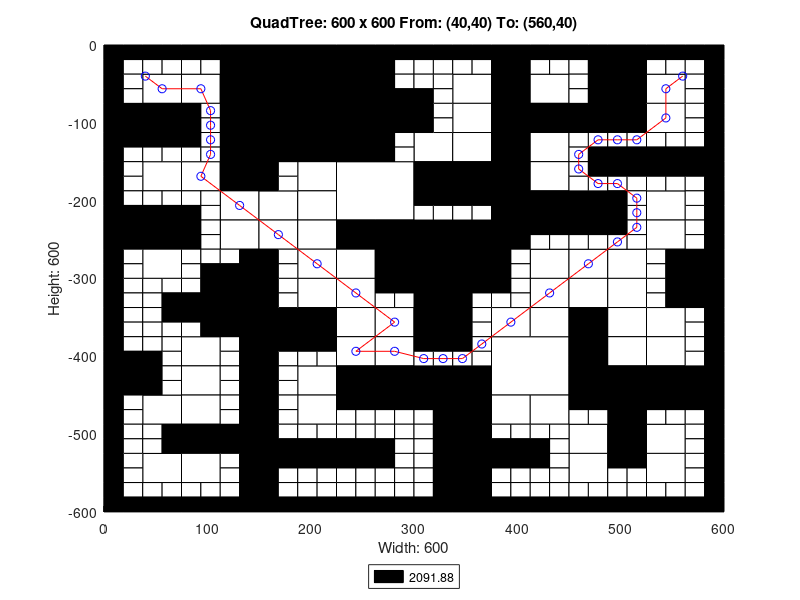

Source code (MATLAB):
axis([0 600 -600 0]);
title('QuadTree: 600 x 600 From: (40,40) To: (560,40)');
xlabel('Width: 600');
ylabel('Height: 600');
rectangle('Position',[150 -75 75 75], 'FaceColor',[0 0 0]);
rectangle('Position',[150 -150 75 75], 'FaceColor',[0 0 0]);
rectangle('Position',[225 -225 75 75], 'FaceColor',[1 1 1]);
rectangle('Position',[300 -300 75 75], 'FaceColor',[0 0 0]);
rectangle('Position',[375 -450 75 75], 'FaceColor',[1 1 1]);
rectangle('Position',[37.5 -75 37.5 37.5], 'FaceColor',[1 1 1]);
rectangle('Position',[112.5 -37.5 37.5 37.5], 'FaceColor',[0 0 0]);
rectangle('Position',[75 -75 37.5 37.5], 'FaceColor',[1 1 1]);
rectangle('Position',[112.5 -75 37.5 37.5], 'FaceColor',[0 0 0]);
rectangle('Position',[0 -112.5 37.5 37.5], 'FaceColor',[0 0 0]);
rectangle('Position',[37.5 -112.5 37.5 37.5], 'FaceColor',[0 0 0]);
rectangle('Position',[112.5 -112.5 37.5 37.5], 'FaceColor',[0 0 0]);
rectangle('Position',[112.5 -150 37.5 37.5], 'FaceColor',[0 0 0]);
rectangle('Position',[225 -37.5 37.5 37.5], 'FaceColor',[0 0 0]);
rectangle('Position',[225 -75 37.5 37.5], 'FaceColor',[0 0 0]);
rectangle('Position',[225 -112.5 37.5 37.5], 'FaceColor',[0 0 0]);
rectangle('Position',[262.5 -112.5 37.5 37.5], 'FaceColor',[0 0 0]);
rectangle('Position',[225 -150 37.5 37.5], 'FaceColor',[0 0 0]);
rectangle('Position',[37.5 -187.5 37.5 37.5], 'FaceColor',[1 1 1]);
rectangle('Position',[75 -187.5 37.5 37.5], 'FaceColor',[1 1 1]);
rectangle('Position',[112.5 -187.5 37.5 37.5], 'FaceColor',[0 0 0]);
rectangle('Position',[112.5 -225 37.5 37.5], 'FaceColor',[1 1 1]);
rectangle('Position',[0 -262.5 37.5 37.5], 'FaceColor',[0 0 0]);
rectangle('Position',[37.5 -262.5 37.5 37.5], 'FaceColor',[0 0 0]);
rectangle('Position',[37.5 -300 37.5 37.5], 'FaceColor',[1 1 1]);
rectangle('Position',[112.5 -262.5 37.5 37.5], 'FaceColor',[1 1 1]);
rectangle('Position',[187.5 -187.5 37.5 37.5], 'FaceColor',[1 1 1]);
rectangle('Position',[150 -225 37.5 37.5], 'FaceColor',[1 1 1]);
rectangle('Position',[187.5 -225 37.5 37.5], 'FaceColor',[1 1 1]);
rectangle('Position',[150 -262.5 37.5 37.5], 'FaceColor',[1 1 1]);
rectangle('Position',[187.5 -262.5 37.5 37.5], 'FaceColor',[1 1 1]);
rectangle('Position',[187.5 -300 37.5 37.5], 'FaceColor',[1 1 1]);
rectangle('Position',[225 -262.5 37.5 37.5], 'FaceColor',[0 0 0]);
rectangle('Position',[262.5 -262.5 37.5 37.5], 'FaceColor',[0 0 0]);
rectangle('Position',[225 -300 37.5 37.5], 'FaceColor',[1 1 1]);
rectangle('Position',[262.5 -300 37.5 37.5], 'FaceColor',[0 0 0]);
rectangle('Position',[337.5 -75 37.5 37.5], 'FaceColor',[1 1 1]);
rectangle('Position',[375 -37.5 37.5 37.5], 'FaceColor',[0 0 0]);
rectangle('Position',[375 -75 37.5 37.5], 'FaceColor',[0 0 0]);
rectangle('Position',[412.5 -75 37.5 37.5], 'FaceColor',[1 1 1]);
rectangle('Position',[337.5 -112.5 37.5 37.5], 'FaceColor',[1 1 1]);
rectangle('Position',[300 -150 37.5 37.5], 'FaceColor',[1 1 1]);
rectangle('Position',[337.5 -150 37.5 37.5], 'FaceColor',[1 1 1]);
rectangle('Position',[375 -112.5 37.5 37.5], 'FaceColor',[0 0 0]);
rectangle('Position',[412.5 -112.5 37.5 37.5], 'FaceColor',[0 0 0]);
rectangle('Position',[375 -150 37.5 37.5], 'FaceColor',[0 0 0]);
rectangle('Position',[412.5 -150 37.5 37.5], 'FaceColor',[1 1 1]);
rectangle('Position',[487.5 -37.5 37.5 37.5], 'FaceColor',[0 0 0]);
rectangle('Position',[487.5 -75 37.5 37.5], 'FaceColor',[0 0 0]);
rectangle('Position',[525 -75 37.5 37.5], 'FaceColor',[1 1 1]);
rectangle('Position',[450 -112.5 37.5 37.5], 'FaceColor',[0 0 0]);
rectangle('Position',[487.5 -112.5 37.5 37.5], 'FaceColor',[0 0 0]);
rectangle('Position',[525 -112.5 37.5 37.5], 'FaceColor',[1 1 1]);
rectangle('Position',[300 -187.5 37.5 37.5], 'FaceColor',[0 0 0]);
rectangle('Position',[337.5 -187.5 37.5 37.5], 'FaceColor',[0 0 0]);
rectangle('Position',[375 -187.5 37.5 37.5], 'FaceColor',[0 0 0]);
rectangle('Position',[412.5 -187.5 37.5 37.5], 'FaceColor',[1 1 1]);
rectangle('Position',[375 -225 37.5 37.5], 'FaceColor',[0 0 0]);
rectangle('Position',[412.5 -225 37.5 37.5], 'FaceColor',[0 0 0]);
rectangle('Position',[375 -262.5 37.5 37.5], 'FaceColor',[0 0 0]);
rectangle('Position',[412.5 -300 37.5 37.5], 'FaceColor',[1 1 1]);
rectangle('Position',[450 -225 37.5 37.5], 'FaceColor',[0 0 0]);
rectangle('Position',[525 -225 37.5 37.5], 'FaceColor',[1 1 1]);
rectangle('Position',[450 -300 37.5 37.5], 'FaceColor',[1 1 1]);
rectangle('Position',[487.5 -300 37.5 37.5], 'FaceColor',[1 1 1]);
rectangle('Position',[525 -262.5 37.5 37.5], 'FaceColor',[1 1 1]);
rectangle('Position',[562.5 -300 37.5 37.5], 'FaceColor',[0 0 0]);
rectangle('Position',[112.5 -337.5 37.5 37.5], 'FaceColor',[0 0 0]);
rectangle('Position',[112.5 -375 37.5 37.5], 'FaceColor',[0 0 0]);
rectangle('Position',[0 -450 37.5 37.5], 'FaceColor',[0 0 0]);
rectangle('Position',[75 -412.5 37.5 37.5], 'FaceColor',[1 1 1]);
rectangle('Position',[75 -450 37.5 37.5], 'FaceColor',[1 1 1]);
rectangle('Position',[187.5 -337.5 37.5 37.5], 'FaceColor',[1 1 1]);
rectangle('Position',[150 -375 37.5 37.5], 'FaceColor',[0 0 0]);
rectangle('Position',[187.5 -375 37.5 37.5], 'FaceColor',[0 0 0]);
rectangle('Position',[225 -337.5 37.5 37.5], 'FaceColor',[1 1 1]);
rectangle('Position',[225 -375 37.5 37.5], 'FaceColor',[1 1 1]);
rectangle('Position',[262.5 -375 37.5 37.5], 'FaceColor',[1 1 1]);
rectangle('Position',[187.5 -450 37.5 37.5], 'FaceColor',[1 1 1]);
rectangle('Position',[225 -412.5 37.5 37.5], 'FaceColor',[1 1 1]);
rectangle('Position',[262.5 -412.5 37.5 37.5], 'FaceColor',[1 1 1]);
rectangle('Position',[225 -450 37.5 37.5], 'FaceColor',[0 0 0]);
rectangle('Position',[262.5 -450 37.5 37.5], 'FaceColor',[0 0 0]);
rectangle('Position',[37.5 -487.5 37.5 37.5], 'FaceColor',[1 1 1]);
rectangle('Position',[75 -487.5 37.5 37.5], 'FaceColor',[1 1 1]);
rectangle('Position',[75 -525 37.5 37.5], 'FaceColor',[0 0 0]);
rectangle('Position',[112.5 -525 37.5 37.5], 'FaceColor',[0 0 0]);
rectangle('Position',[37.5 -562.5 37.5 37.5], 'FaceColor',[1 1 1]);
rectangle('Position',[75 -562.5 37.5 37.5], 'FaceColor',[1 1 1]);
rectangle('Position',[187.5 -487.5 37.5 37.5], 'FaceColor',[1 1 1]);
rectangle('Position',[300 -337.5 37.5 37.5], 'FaceColor',[0 0 0]);
rectangle('Position',[300 -375 37.5 37.5], 'FaceColor',[0 0 0]);
rectangle('Position',[412.5 -337.5 37.5 37.5], 'FaceColor',[1 1 1]);
rectangle('Position',[375 -375 37.5 37.5], 'FaceColor',[1 1 1]);
rectangle('Position',[412.5 -375 37.5 37.5], 'FaceColor',[1 1 1]);
rectangle('Position',[300 -450 37.5 37.5], 'FaceColor',[0 0 0]);
rectangle('Position',[337.5 -450 37.5 37.5], 'FaceColor',[0 0 0]);
rectangle('Position',[450 -337.5 37.5 37.5], 'FaceColor',[1 1 1]);
rectangle('Position',[487.5 -337.5 37.5 37.5], 'FaceColor',[1 1 1]);
rectangle('Position',[450 -375 37.5 37.5], 'FaceColor',[0 0 0]);
rectangle('Position',[487.5 -375 37.5 37.5], 'FaceColor',[1 1 1]);
rectangle('Position',[562.5 -337.5 37.5 37.5], 'FaceColor',[0 0 0]);
rectangle('Position',[525 -375 37.5 37.5], 'FaceColor',[1 1 1]);
rectangle('Position',[450 -412.5 37.5 37.5], 'FaceColor',[0 0 0]);
rectangle('Position',[487.5 -412.5 37.5 37.5], 'FaceColor',[1 1 1]);
rectangle('Position',[450 -450 37.5 37.5], 'FaceColor',[0 0 0]);
rectangle('Position',[487.5 -450 37.5 37.5], 'FaceColor',[0 0 0]);
rectangle('Position',[525 -412.5 37.5 37.5], 'FaceColor',[1 1 1]);
rectangle('Position',[525 -450 37.5 37.5], 'FaceColor',[0 0 0]);
rectangle('Position',[562.5 -450 37.5 37.5], 'FaceColor',[0 0 0]);
rectangle('Position',[337.5 -487.5 37.5 37.5], 'FaceColor',[0 0 0]);
rectangle('Position',[337.5 -525 37.5 37.5], 'FaceColor',[0 0 0]);
rectangle('Position',[375 -487.5 37.5 37.5], 'FaceColor',[1 1 1]);
rectangle('Position',[412.5 -487.5 37.5 37.5], 'FaceColor',[1 1 1]);
rectangle('Position',[337.5 -562.5 37.5 37.5], 'FaceColor',[0 0 0]);
rectangle('Position',[337.5 -600 37.5 37.5], 'FaceColor',[0 0 0]);
rectangle('Position',[487.5 -487.5 37.5 37.5], 'FaceColor',[0 0 0]);
rectangle('Position',[450 -525 37.5 37.5], 'FaceColor',[1 1 1]);
rectangle('Position',[487.5 -525 37.5 37.5], 'FaceColor',[0 0 0]);
rectangle('Position',[525 -525 37.5 37.5], 'FaceColor',[1 1 1]);
rectangle('Position',[450 -562.5 37.5 37.5], 'FaceColor',[1 1 1]);
rectangle('Position',[525 -562.5 37.5 37.5], 'FaceColor',[1 1 1]);
rectangle('Position',[0 -18.75 18.75 18.75], 'FaceColor',[0 0 0]);
rectangle('Position',[18.75 -18.75 18.75 18.75], 'FaceColor',[0 0 0]);
rectangle('Position',[0 -37.5 18.75 18.75], 'FaceColor',[0 0 0]);
rectangle('Position',[18.75 -37.5 18.75 18.75], 'FaceColor',[1 1 1]);
rectangle('Position',[37.5 -18.75 18.75 18.75], 'FaceColor',[0 0 0]);
rectangle('Position',[56.25 -18.75 18.75 18.75], 'FaceColor',[0 0 0]);
rectangle('Position',[37.5 -37.5 18.75 18.75], 'FaceColor',[1 1 1]);
rectangle('Position',[56.25 -37.5 18.75 18.75], 'FaceColor',[1 1 1]);
rectangle('Position',[0 -56.25 18.75 18.75], 'FaceColor',[0 0 0]);
rectangle('Position',[18.75 -56.25 18.75 18.75], 'FaceColor',[1 1 1]);
rectangle('Position',[0 -75 18.75 18.75], 'FaceColor',[0 0 0]);
rectangle('Position',[18.75 -75 18.75 18.75], 'FaceColor',[1 1 1]);
rectangle('Position',[75 -18.75 18.75 18.75], 'FaceColor',[0 0 0]);
rectangle('Position',[93.75 -18.75 18.75 18.75], 'FaceColor',[0 0 0]);
rectangle('Position',[75 -37.5 18.75 18.75], 'FaceColor',[1 1 1]);
rectangle('Position',[93.75 -37.5 18.75 18.75], 'FaceColor',[1 1 1]);
rectangle('Position',[0 -131.25 18.75 18.75], 'FaceColor',[0 0 0]);
rectangle('Position',[18.75 -131.25 18.75 18.75], 'FaceColor',[0 0 0]);
rectangle('Position',[0 -150 18.75 18.75], 'FaceColor',[0 0 0]);
rectangle('Position',[18.75 -150 18.75 18.75], 'FaceColor',[1 1 1]);
rectangle('Position',[37.5 -131.25 18.75 18.75], 'FaceColor',[0 0 0]);
rectangle('Position',[56.25 -131.25 18.75 18.75], 'FaceColor',[0 0 0]);
rectangle('Position',[37.5 -150 18.75 18.75], 'FaceColor',[1 1 1]);
rectangle('Position',[56.25 -150 18.75 18.75], 'FaceColor',[1 1 1]);
rectangle('Position',[75 -93.75 18.75 18.75], 'FaceColor',[0 0 0]);
rectangle('Position',[93.75 -93.75 18.75 18.75], 'FaceColor',[1 1 1]);
rectangle('Position',[75 -112.5 18.75 18.75], 'FaceColor',[0 0 0]);
rectangle('Position',[93.75 -112.5 18.75 18.75], 'FaceColor',[1 1 1]);
rectangle('Position',[75 -131.25 18.75 18.75], 'FaceColor',[0 0 0]);
rectangle('Position',[93.75 -131.25 18.75 18.75], 'FaceColor',[1 1 1]);
rectangle('Position',[75 -150 18.75 18.75], 'FaceColor',[1 1 1]);
rectangle('Position',[93.75 -150 18.75 18.75], 'FaceColor',[1 1 1]);
rectangle('Position',[262.5 -18.75 18.75 18.75], 'FaceColor',[0 0 0]);
rectangle('Position',[281.25 -18.75 18.75 18.75], 'FaceColor',[0 0 0]);
rectangle('Position',[262.5 -37.5 18.75 18.75], 'FaceColor',[0 0 0]);
rectangle('Position',[281.25 -37.5 18.75 18.75], 'FaceColor',[1 1 1]);
rectangle('Position',[262.5 -56.25 18.75 18.75], 'FaceColor',[0 0 0]);
rectangle('Position',[281.25 -56.25 18.75 18.75], 'FaceColor',[1 1 1]);
rectangle('Position',[262.5 -75 18.75 18.75], 'FaceColor',[0 0 0]);
rectangle('Position',[281.25 -75 18.75 18.75], 'FaceColor',[0 0 0]);
rectangle('Position',[262.5 -131.25 18.75 18.75], 'FaceColor',[0 0 0]);
rectangle('Position',[281.25 -131.25 18.75 18.75], 'FaceColor',[1 1 1]);
rectangle('Position',[262.5 -150 18.75 18.75], 'FaceColor',[0 0 0]);
rectangle('Position',[281.25 -150 18.75 18.75], 'FaceColor',[1 1 1]);
rectangle('Position',[0 -168.75 18.75 18.75], 'FaceColor',[0 0 0]);
rectangle('Position',[18.75 -168.75 18.75 18.75], 'FaceColor',[1 1 1]);
rectangle('Position',[0 -187.5 18.75 18.75], 'FaceColor',[0 0 0]);
rectangle('Position',[18.75 -187.5 18.75 18.75], 'FaceColor',[1 1 1]);
rectangle('Position',[0 -206.25 18.75 18.75], 'FaceColor',[0 0 0]);
rectangle('Position',[18.75 -206.25 18.75 18.75], 'FaceColor',[1 1 1]);
rectangle('Position',[0 -225 18.75 18.75], 'FaceColor',[0 0 0]);
rectangle('Position',[18.75 -225 18.75 18.75], 'FaceColor',[0 0 0]);
rectangle('Position',[37.5 -206.25 18.75 18.75], 'FaceColor',[1 1 1]);
rectangle('Position',[56.25 -206.25 18.75 18.75], 'FaceColor',[1 1 1]);
rectangle('Position',[37.5 -225 18.75 18.75], 'FaceColor',[0 0 0]);
rectangle('Position',[56.25 -225 18.75 18.75], 'FaceColor',[0 0 0]);
rectangle('Position',[75 -206.25 18.75 18.75], 'FaceColor',[1 1 1]);
rectangle('Position',[93.75 -206.25 18.75 18.75], 'FaceColor',[1 1 1]);
rectangle('Position',[75 -225 18.75 18.75], 'FaceColor',[0 0 0]);
rectangle('Position',[93.75 -225 18.75 18.75], 'FaceColor',[1 1 1]);
rectangle('Position',[0 -281.25 18.75 18.75], 'FaceColor',[0 0 0]);
rectangle('Position',[18.75 -281.25 18.75 18.75], 'FaceColor',[1 1 1]);
rectangle('Position',[0 -300 18.75 18.75], 'FaceColor',[0 0 0]);
rectangle('Position',[18.75 -300 18.75 18.75], 'FaceColor',[1 1 1]);
rectangle('Position',[75 -243.75 18.75 18.75], 'FaceColor',[0 0 0]);
rectangle('Position',[93.75 -243.75 18.75 18.75], 'FaceColor',[1 1 1]);
rectangle('Position',[75 -262.5 18.75 18.75], 'FaceColor',[0 0 0]);
rectangle('Position',[93.75 -262.5 18.75 18.75], 'FaceColor',[1 1 1]);
rectangle('Position',[75 -281.25 18.75 18.75], 'FaceColor',[1 1 1]);
rectangle('Position',[93.75 -281.25 18.75 18.75], 'FaceColor',[1 1 1]);
rectangle('Position',[75 -300 18.75 18.75], 'FaceColor',[1 1 1]);
rectangle('Position',[93.75 -300 18.75 18.75], 'FaceColor',[0 0 0]);
rectangle('Position',[112.5 -281.25 18.75 18.75], 'FaceColor',[1 1 1]);
rectangle('Position',[131.25 -281.25 18.75 18.75], 'FaceColor',[0 0 0]);
rectangle('Position',[112.5 -300 18.75 18.75], 'FaceColor',[0 0 0]);
rectangle('Position',[131.25 -300 18.75 18.75], 'FaceColor',[0 0 0]);
rectangle('Position',[150 -168.75 18.75 18.75], 'FaceColor',[0 0 0]);
rectangle('Position',[168.75 -168.75 18.75 18.75], 'FaceColor',[1 1 1]);
rectangle('Position',[150 -187.5 18.75 18.75], 'FaceColor',[0 0 0]);
rectangle('Position',[168.75 -187.5 18.75 18.75], 'FaceColor',[1 1 1]);
rectangle('Position',[150 -281.25 18.75 18.75], 'FaceColor',[0 0 0]);
rectangle('Position',[168.75 -281.25 18.75 18.75], 'FaceColor',[1 1 1]);
rectangle('Position',[150 -300 18.75 18.75], 'FaceColor',[0 0 0]);
rectangle('Position',[168.75 -300 18.75 18.75], 'FaceColor',[1 1 1]);
rectangle('Position',[300 -18.75 18.75 18.75], 'FaceColor',[0 0 0]);
rectangle('Position',[318.75 -18.75 18.75 18.75], 'FaceColor',[0 0 0]);
rectangle('Position',[300 -37.5 18.75 18.75], 'FaceColor',[1 1 1]);
rectangle('Position',[318.75 -37.5 18.75 18.75], 'FaceColor',[1 1 1]);
rectangle('Position',[337.5 -18.75 18.75 18.75], 'FaceColor',[0 0 0]);
rectangle('Position',[356.25 -18.75 18.75 18.75], 'FaceColor',[0 0 0]);
rectangle('Position',[337.5 -37.5 18.75 18.75], 'FaceColor',[1 1 1]);
rectangle('Position',[356.25 -37.5 18.75 18.75], 'FaceColor',[1 1 1]);
rectangle('Position',[300 -56.25 18.75 18.75], 'FaceColor',[1 1 1]);
rectangle('Position',[318.75 -56.25 18.75 18.75], 'FaceColor',[1 1 1]);
rectangle('Position',[300 -75 18.75 18.75], 'FaceColor',[0 0 0]);
rectangle('Position',[318.75 -75 18.75 18.75], 'FaceColor',[1 1 1]);
rectangle('Position',[412.5 -18.75 18.75 18.75], 'FaceColor',[0 0 0]);
rectangle('Position',[431.25 -18.75 18.75 18.75], 'FaceColor',[0 0 0]);
rectangle('Position',[412.5 -37.5 18.75 18.75], 'FaceColor',[1 1 1]);
rectangle('Position',[431.25 -37.5 18.75 18.75], 'FaceColor',[1 1 1]);
rectangle('Position',[300 -93.75 18.75 18.75], 'FaceColor',[0 0 0]);
rectangle('Position',[318.75 -93.75 18.75 18.75], 'FaceColor',[1 1 1]);
rectangle('Position',[300 -112.5 18.75 18.75], 'FaceColor',[0 0 0]);
rectangle('Position',[318.75 -112.5 18.75 18.75], 'FaceColor',[1 1 1]);
rectangle('Position',[450 -18.75 18.75 18.75], 'FaceColor',[0 0 0]);
rectangle('Position',[468.75 -18.75 18.75 18.75], 'FaceColor',[0 0 0]);
rectangle('Position',[450 -37.5 18.75 18.75], 'FaceColor',[1 1 1]);
rectangle('Position',[468.75 -37.5 18.75 18.75], 'FaceColor',[0 0 0]);
rectangle('Position',[450 -56.25 18.75 18.75], 'FaceColor',[1 1 1]);
rectangle('Position',[468.75 -56.25 18.75 18.75], 'FaceColor',[0 0 0]);
rectangle('Position',[450 -75 18.75 18.75], 'FaceColor',[1 1 1]);
rectangle('Position',[468.75 -75 18.75 18.75], 'FaceColor',[0 0 0]);
rectangle('Position',[525 -18.75 18.75 18.75], 'FaceColor',[0 0 0]);
rectangle('Position',[543.75 -18.75 18.75 18.75], 'FaceColor',[0 0 0]);
rectangle('Position',[525 -37.5 18.75 18.75], 'FaceColor',[1 1 1]);
rectangle('Position',[543.75 -37.5 18.75 18.75], 'FaceColor',[1 1 1]);
rectangle('Position',[562.5 -18.75 18.75 18.75], 'FaceColor',[0 0 0]);
rectangle('Position',[581.25 -18.75 18.75 18.75], 'FaceColor',[0 0 0]);
rectangle('Position',[562.5 -37.5 18.75 18.75], 'FaceColor',[1 1 1]);
rectangle('Position',[581.25 -37.5 18.75 18.75], 'FaceColor',[0 0 0]);
rectangle('Position',[562.5 -56.25 18.75 18.75], 'FaceColor',[1 1 1]);
rectangle('Position',[581.25 -56.25 18.75 18.75], 'FaceColor',[0 0 0]);
rectangle('Position',[562.5 -75 18.75 18.75], 'FaceColor',[1 1 1]);
rectangle('Position',[581.25 -75 18.75 18.75], 'FaceColor',[0 0 0]);
rectangle('Position',[450 -131.25 18.75 18.75], 'FaceColor',[1 1 1]);
rectangle('Position',[468.75 -131.25 18.75 18.75], 'FaceColor',[1 1 1]);
rectangle('Position',[450 -150 18.75 18.75], 'FaceColor',[1 1 1]);
rectangle('Position',[468.75 -150 18.75 18.75], 'FaceColor',[0 0 0]);
rectangle('Position',[487.5 -131.25 18.75 18.75], 'FaceColor',[1 1 1]);
rectangle('Position',[506.25 -131.25 18.75 18.75], 'FaceColor',[1 1 1]);
rectangle('Position',[487.5 -150 18.75 18.75], 'FaceColor',[0 0 0]);
rectangle('Position',[506.25 -150 18.75 18.75], 'FaceColor',[0 0 0]);
rectangle('Position',[562.5 -93.75 18.75 18.75], 'FaceColor',[1 1 1]);
rectangle('Position',[581.25 -93.75 18.75 18.75], 'FaceColor',[0 0 0]);
rectangle('Position',[562.5 -112.5 18.75 18.75], 'FaceColor',[1 1 1]);
rectangle('Position',[581.25 -112.5 18.75 18.75], 'FaceColor',[0 0 0]);
rectangle('Position',[525 -131.25 18.75 18.75], 'FaceColor',[1 1 1]);
rectangle('Position',[543.75 -131.25 18.75 18.75], 'FaceColor',[1 1 1]);
rectangle('Position',[525 -150 18.75 18.75], 'FaceColor',[0 0 0]);
rectangle('Position',[543.75 -150 18.75 18.75], 'FaceColor',[0 0 0]);
rectangle('Position',[562.5 -131.25 18.75 18.75], 'FaceColor',[1 1 1]);
rectangle('Position',[581.25 -131.25 18.75 18.75], 'FaceColor',[0 0 0]);
rectangle('Position',[562.5 -150 18.75 18.75], 'FaceColor',[0 0 0]);
rectangle('Position',[581.25 -150 18.75 18.75], 'FaceColor',[0 0 0]);
rectangle('Position',[300 -206.25 18.75 18.75], 'FaceColor',[0 0 0]);
rectangle('Position',[318.75 -206.25 18.75 18.75], 'FaceColor',[0 0 0]);
rectangle('Position',[300 -225 18.75 18.75], 'FaceColor',[1 1 1]);
rectangle('Position',[318.75 -225 18.75 18.75], 'FaceColor',[1 1 1]);
rectangle('Position',[337.5 -206.25 18.75 18.75], 'FaceColor',[0 0 0]);
rectangle('Position',[356.25 -206.25 18.75 18.75], 'FaceColor',[0 0 0]);
rectangle('Position',[337.5 -225 18.75 18.75], 'FaceColor',[1 1 1]);
rectangle('Position',[356.25 -225 18.75 18.75], 'FaceColor',[1 1 1]);
rectangle('Position',[412.5 -243.75 18.75 18.75], 'FaceColor',[0 0 0]);
rectangle('Position',[431.25 -243.75 18.75 18.75], 'FaceColor',[0 0 0]);
rectangle('Position',[412.5 -262.5 18.75 18.75], 'FaceColor',[1 1 1]);
rectangle('Position',[431.25 -262.5 18.75 18.75], 'FaceColor',[1 1 1]);
rectangle('Position',[375 -281.25 18.75 18.75], 'FaceColor',[0 0 0]);
rectangle('Position',[393.75 -281.25 18.75 18.75], 'FaceColor',[1 1 1]);
rectangle('Position',[375 -300 18.75 18.75], 'FaceColor',[0 0 0]);
rectangle('Position',[393.75 -300 18.75 18.75], 'FaceColor',[1 1 1]);
rectangle('Position',[450 -168.75 18.75 18.75], 'FaceColor',[1 1 1]);
rectangle('Position',[468.75 -168.75 18.75 18.75], 'FaceColor',[0 0 0]);
rectangle('Position',[450 -187.5 18.75 18.75], 'FaceColor',[1 1 1]);
rectangle('Position',[468.75 -187.5 18.75 18.75], 'FaceColor',[1 1 1]);
rectangle('Position',[487.5 -168.75 18.75 18.75], 'FaceColor',[0 0 0]);
rectangle('Position',[506.25 -168.75 18.75 18.75], 'FaceColor',[0 0 0]);
rectangle('Position',[487.5 -187.5 18.75 18.75], 'FaceColor',[1 1 1]);
rectangle('Position',[506.25 -187.5 18.75 18.75], 'FaceColor',[1 1 1]);
rectangle('Position',[487.5 -206.25 18.75 18.75], 'FaceColor',[0 0 0]);
rectangle('Position',[506.25 -206.25 18.75 18.75], 'FaceColor',[1 1 1]);
rectangle('Position',[487.5 -225 18.75 18.75], 'FaceColor',[0 0 0]);
rectangle('Position',[506.25 -225 18.75 18.75], 'FaceColor',[1 1 1]);
rectangle('Position',[525 -168.75 18.75 18.75], 'FaceColor',[0 0 0]);
rectangle('Position',[543.75 -168.75 18.75 18.75], 'FaceColor',[0 0 0]);
rectangle('Position',[525 -187.5 18.75 18.75], 'FaceColor',[1 1 1]);
rectangle('Position',[543.75 -187.5 18.75 18.75], 'FaceColor',[1 1 1]);
rectangle('Position',[562.5 -168.75 18.75 18.75], 'FaceColor',[0 0 0]);
rectangle('Position',[581.25 -168.75 18.75 18.75], 'FaceColor',[0 0 0]);
rectangle('Position',[562.5 -187.5 18.75 18.75], 'FaceColor',[1 1 1]);
rectangle('Position',[581.25 -187.5 18.75 18.75], 'FaceColor',[0 0 0]);
rectangle('Position',[562.5 -206.25 18.75 18.75], 'FaceColor',[1 1 1]);
rectangle('Position',[581.25 -206.25 18.75 18.75], 'FaceColor',[0 0 0]);
rectangle('Position',[562.5 -225 18.75 18.75], 'FaceColor',[1 1 1]);
rectangle('Position',[581.25 -225 18.75 18.75], 'FaceColor',[0 0 0]);
rectangle('Position',[450 -243.75 18.75 18.75], 'FaceColor',[0 0 0]);
rectangle('Position',[468.75 -243.75 18.75 18.75], 'FaceColor',[0 0 0]);
rectangle('Position',[450 -262.5 18.75 18.75], 'FaceColor',[1 1 1]);
rectangle('Position',[468.75 -262.5 18.75 18.75], 'FaceColor',[1 1 1]);
rectangle('Position',[487.5 -243.75 18.75 18.75], 'FaceColor',[0 0 0]);
rectangle('Position',[506.25 -243.75 18.75 18.75], 'FaceColor',[1 1 1]);
rectangle('Position',[487.5 -262.5 18.75 18.75], 'FaceColor',[1 1 1]);
rectangle('Position',[506.25 -262.5 18.75 18.75], 'FaceColor',[1 1 1]);
rectangle('Position',[562.5 -243.75 18.75 18.75], 'FaceColor',[1 1 1]);
rectangle('Position',[581.25 -243.75 18.75 18.75], 'FaceColor',[0 0 0]);
rectangle('Position',[562.5 -262.5 18.75 18.75], 'FaceColor',[1 1 1]);
rectangle('Position',[581.25 -262.5 18.75 18.75], 'FaceColor',[0 0 0]);
rectangle('Position',[525 -281.25 18.75 18.75], 'FaceColor',[1 1 1]);
rectangle('Position',[543.75 -281.25 18.75 18.75], 'FaceColor',[0 0 0]);
rectangle('Position',[525 -300 18.75 18.75], 'FaceColor',[1 1 1]);
rectangle('Position',[543.75 -300 18.75 18.75], 'FaceColor',[0 0 0]);
rectangle('Position',[0 -318.75 18.75 18.75], 'FaceColor',[0 0 0]);
rectangle('Position',[18.75 -318.75 18.75 18.75], 'FaceColor',[1 1 1]);
rectangle('Position',[0 -337.5 18.75 18.75], 'FaceColor',[0 0 0]);
rectangle('Position',[18.75 -337.5 18.75 18.75], 'FaceColor',[1 1 1]);
rectangle('Position',[37.5 -318.75 18.75 18.75], 'FaceColor',[1 1 1]);
rectangle('Position',[56.25 -318.75 18.75 18.75], 'FaceColor',[1 1 1]);
rectangle('Position',[37.5 -337.5 18.75 18.75], 'FaceColor',[1 1 1]);
rectangle('Position',[56.25 -337.5 18.75 18.75], 'FaceColor',[0 0 0]);
rectangle('Position',[0 -356.25 18.75 18.75], 'FaceColor',[0 0 0]);
rectangle('Position',[18.75 -356.25 18.75 18.75], 'FaceColor',[1 1 1]);
rectangle('Position',[0 -375 18.75 18.75], 'FaceColor',[0 0 0]);
rectangle('Position',[18.75 -375 18.75 18.75], 'FaceColor',[1 1 1]);
rectangle('Position',[37.5 -356.25 18.75 18.75], 'FaceColor',[1 1 1]);
rectangle('Position',[56.25 -356.25 18.75 18.75], 'FaceColor',[0 0 0]);
rectangle('Position',[37.5 -375 18.75 18.75], 'FaceColor',[1 1 1]);
rectangle('Position',[56.25 -375 18.75 18.75], 'FaceColor',[1 1 1]);
rectangle('Position',[75 -318.75 18.75 18.75], 'FaceColor',[1 1 1]);
rectangle('Position',[93.75 -318.75 18.75 18.75], 'FaceColor',[0 0 0]);
rectangle('Position',[75 -337.5 18.75 18.75], 'FaceColor',[0 0 0]);
rectangle('Position',[93.75 -337.5 18.75 18.75], 'FaceColor',[0 0 0]);
rectangle('Position',[75 -356.25 18.75 18.75], 'FaceColor',[0 0 0]);
rectangle('Position',[93.75 -356.25 18.75 18.75], 'FaceColor',[0 0 0]);
rectangle('Position',[75 -375 18.75 18.75], 'FaceColor',[1 1 1]);
rectangle('Position',[93.75 -375 18.75 18.75], 'FaceColor',[0 0 0]);
rectangle('Position',[0 -393.75 18.75 18.75], 'FaceColor',[0 0 0]);
rectangle('Position',[18.75 -393.75 18.75 18.75], 'FaceColor',[1 1 1]);
rectangle('Position',[0 -412.5 18.75 18.75], 'FaceColor',[0 0 0]);
rectangle('Position',[18.75 -412.5 18.75 18.75], 'FaceColor',[0 0 0]);
rectangle('Position',[37.5 -393.75 18.75 18.75], 'FaceColor',[1 1 1]);
rectangle('Position',[56.25 -393.75 18.75 18.75], 'FaceColor',[1 1 1]);
rectangle('Position',[37.5 -412.5 18.75 18.75], 'FaceColor',[0 0 0]);
rectangle('Position',[56.25 -412.5 18.75 18.75], 'FaceColor',[1 1 1]);
rectangle('Position',[37.5 -431.25 18.75 18.75], 'FaceColor',[0 0 0]);
rectangle('Position',[56.25 -431.25 18.75 18.75], 'FaceColor',[1 1 1]);
rectangle('Position',[37.5 -450 18.75 18.75], 'FaceColor',[0 0 0]);
rectangle('Position',[56.25 -450 18.75 18.75], 'FaceColor',[1 1 1]);
rectangle('Position',[112.5 -393.75 18.75 18.75], 'FaceColor',[1 1 1]);
rectangle('Position',[131.25 -393.75 18.75 18.75], 'FaceColor',[0 0 0]);
rectangle('Position',[112.5 -412.5 18.75 18.75], 'FaceColor',[1 1 1]);
rectangle('Position',[131.25 -412.5 18.75 18.75], 'FaceColor',[0 0 0]);
rectangle('Position',[112.5 -431.25 18.75 18.75], 'FaceColor',[1 1 1]);
rectangle('Position',[131.25 -431.25 18.75 18.75], 'FaceColor',[0 0 0]);
rectangle('Position',[112.5 -450 18.75 18.75], 'FaceColor',[1 1 1]);
rectangle('Position',[131.25 -450 18.75 18.75], 'FaceColor',[0 0 0]);
rectangle('Position',[150 -318.75 18.75 18.75], 'FaceColor',[0 0 0]);
rectangle('Position',[168.75 -318.75 18.75 18.75], 'FaceColor',[1 1 1]);
rectangle('Position',[150 -337.5 18.75 18.75], 'FaceColor',[0 0 0]);
rectangle('Position',[168.75 -337.5 18.75 18.75], 'FaceColor',[1 1 1]);
rectangle('Position',[262.5 -318.75 18.75 18.75], 'FaceColor',[0 0 0]);
rectangle('Position',[281.25 -318.75 18.75 18.75], 'FaceColor',[0 0 0]);
rectangle('Position',[262.5 -337.5 18.75 18.75], 'FaceColor',[1 1 1]);
rectangle('Position',[281.25 -337.5 18.75 18.75], 'FaceColor',[1 1 1]);
rectangle('Position',[150 -393.75 18.75 18.75], 'FaceColor',[0 0 0]);
rectangle('Position',[168.75 -393.75 18.75 18.75], 'FaceColor',[0 0 0]);
rectangle('Position',[150 -412.5 18.75 18.75], 'FaceColor',[0 0 0]);
rectangle('Position',[168.75 -412.5 18.75 18.75], 'FaceColor',[1 1 1]);
rectangle('Position',[187.5 -393.75 18.75 18.75], 'FaceColor',[0 0 0]);
rectangle('Position',[206.25 -393.75 18.75 18.75], 'FaceColor',[0 0 0]);
rectangle('Position',[187.5 -412.5 18.75 18.75], 'FaceColor',[1 1 1]);
rectangle('Position',[206.25 -412.5 18.75 18.75], 'FaceColor',[1 1 1]);
rectangle('Position',[150 -431.25 18.75 18.75], 'FaceColor',[0 0 0]);
rectangle('Position',[168.75 -431.25 18.75 18.75], 'FaceColor',[1 1 1]);
rectangle('Position',[150 -450 18.75 18.75], 'FaceColor',[0 0 0]);
rectangle('Position',[168.75 -450 18.75 18.75], 'FaceColor',[1 1 1]);
rectangle('Position',[0 -468.75 18.75 18.75], 'FaceColor',[0 0 0]);
rectangle('Position',[18.75 -468.75 18.75 18.75], 'FaceColor',[1 1 1]);
rectangle('Position',[0 -487.5 18.75 18.75], 'FaceColor',[0 0 0]);
rectangle('Position',[18.75 -487.5 18.75 18.75], 'FaceColor',[1 1 1]);
rectangle('Position',[0 -506.25 18.75 18.75], 'FaceColor',[0 0 0]);
rectangle('Position',[18.75 -506.25 18.75 18.75], 'FaceColor',[1 1 1]);
rectangle('Position',[0 -525 18.75 18.75], 'FaceColor',[0 0 0]);
rectangle('Position',[18.75 -525 18.75 18.75], 'FaceColor',[1 1 1]);
rectangle('Position',[37.5 -506.25 18.75 18.75], 'FaceColor',[1 1 1]);
rectangle('Position',[56.25 -506.25 18.75 18.75], 'FaceColor',[0 0 0]);
rectangle('Position',[37.5 -525 18.75 18.75], 'FaceColor',[1 1 1]);
rectangle('Position',[56.25 -525 18.75 18.75], 'FaceColor',[0 0 0]);
rectangle('Position',[112.5 -468.75 18.75 18.75], 'FaceColor',[1 1 1]);
rectangle('Position',[131.25 -468.75 18.75 18.75], 'FaceColor',[0 0 0]);
rectangle('Position',[112.5 -487.5 18.75 18.75], 'FaceColor',[1 1 1]);
rectangle('Position',[131.25 -487.5 18.75 18.75], 'FaceColor',[0 0 0]);
rectangle('Position',[0 -543.75 18.75 18.75], 'FaceColor',[0 0 0]);
rectangle('Position',[18.75 -543.75 18.75 18.75], 'FaceColor',[1 1 1]);
rectangle('Position',[0 -562.5 18.75 18.75], 'FaceColor',[0 0 0]);
rectangle('Position',[18.75 -562.5 18.75 18.75], 'FaceColor',[1 1 1]);
rectangle('Position',[0 -581.25 18.75 18.75], 'FaceColor',[0 0 0]);
rectangle('Position',[18.75 -581.25 18.75 18.75], 'FaceColor',[1 1 1]);
rectangle('Position',[0 -600 18.75 18.75], 'FaceColor',[0 0 0]);
rectangle('Position',[18.75 -600 18.75 18.75], 'FaceColor',[0 0 0]);
rectangle('Position',[37.5 -581.25 18.75 18.75], 'FaceColor',[1 1 1]);
rectangle('Position',[56.25 -581.25 18.75 18.75], 'FaceColor',[1 1 1]);
rectangle('Position',[37.5 -600 18.75 18.75], 'FaceColor',[0 0 0]);
rectangle('Position',[56.25 -600 18.75 18.75], 'FaceColor',[0 0 0]);
rectangle('Position',[112.5 -543.75 18.75 18.75], 'FaceColor',[1 1 1]);
rectangle('Position',[131.25 -543.75 18.75 18.75], 'FaceColor',[0 0 0]);
rectangle('Position',[112.5 -562.5 18.75 18.75], 'FaceColor',[1 1 1]);
rectangle('Position',[131.25 -562.5 18.75 18.75], 'FaceColor',[0 0 0]);
rectangle('Position',[75 -581.25 18.75 18.75], 'FaceColor',[1 1 1]);
rectangle('Position',[93.75 -581.25 18.75 18.75], 'FaceColor',[1 1 1]);
rectangle('Position',[75 -600 18.75 18.75], 'FaceColor',[0 0 0]);
rectangle('Position',[93.75 -600 18.75 18.75], 'FaceColor',[0 0 0]);
rectangle('Position',[112.5 -581.25 18.75 18.75], 'FaceColor',[1 1 1]);
rectangle('Position',[131.25 -581.25 18.75 18.75], 'FaceColor',[0 0 0]);
rectangle('Position',[112.5 -600 18.75 18.75], 'FaceColor',[0 0 0]);
rectangle('Position',[131.25 -600 18.75 18.75], 'FaceColor',[0 0 0]);
rectangle('Position',[150 -468.75 18.75 18.75], 'FaceColor',[0 0 0]);
rectangle('Position',[168.75 -468.75 18.75 18.75], 'FaceColor',[1 1 1]);
rectangle('Position',[150 -487.5 18.75 18.75], 'FaceColor',[0 0 0]);
rectangle('Position',[168.75 -487.5 18.75 18.75], 'FaceColor',[1 1 1]);
rectangle('Position',[150 -506.25 18.75 18.75], 'FaceColor',[0 0 0]);
rectangle('Position',[168.75 -506.25 18.75 18.75], 'FaceColor',[1 1 1]);
rectangle('Position',[150 -525 18.75 18.75], 'FaceColor',[0 0 0]);
rectangle('Position',[168.75 -525 18.75 18.75], 'FaceColor',[0 0 0]);
rectangle('Position',[187.5 -506.25 18.75 18.75], 'FaceColor',[1 1 1]);
rectangle('Position',[206.25 -506.25 18.75 18.75], 'FaceColor',[1 1 1]);
rectangle('Position',[187.5 -525 18.75 18.75], 'FaceColor',[0 0 0]);
rectangle('Position',[206.25 -525 18.75 18.75], 'FaceColor',[0 0 0]);
rectangle('Position',[225 -468.75 18.75 18.75], 'FaceColor',[0 0 0]);
rectangle('Position',[243.75 -468.75 18.75 18.75], 'FaceColor',[0 0 0]);
rectangle('Position',[225 -487.5 18.75 18.75], 'FaceColor',[1 1 1]);
rectangle('Position',[243.75 -487.5 18.75 18.75], 'FaceColor',[1 1 1]);
rectangle('Position',[262.5 -468.75 18.75 18.75], 'FaceColor',[0 0 0]);
rectangle('Position',[281.25 -468.75 18.75 18.75], 'FaceColor',[0 0 0]);
rectangle('Position',[262.5 -487.5 18.75 18.75], 'FaceColor',[1 1 1]);
rectangle('Position',[281.25 -487.5 18.75 18.75], 'FaceColor',[1 1 1]);
rectangle('Position',[225 -506.25 18.75 18.75], 'FaceColor',[1 1 1]);
rectangle('Position',[243.75 -506.25 18.75 18.75], 'FaceColor',[1 1 1]);
rectangle('Position',[225 -525 18.75 18.75], 'FaceColor',[0 0 0]);
rectangle('Position',[243.75 -525 18.75 18.75], 'FaceColor',[0 0 0]);
rectangle('Position',[262.5 -506.25 18.75 18.75], 'FaceColor',[1 1 1]);
rectangle('Position',[281.25 -506.25 18.75 18.75], 'FaceColor',[1 1 1]);
rectangle('Position',[262.5 -525 18.75 18.75], 'FaceColor',[0 0 0]);
rectangle('Position',[281.25 -525 18.75 18.75], 'FaceColor',[1 1 1]);
rectangle('Position',[150 -543.75 18.75 18.75], 'FaceColor',[0 0 0]);
rectangle('Position',[168.75 -543.75 18.75 18.75], 'FaceColor',[0 0 0]);
rectangle('Position',[150 -562.5 18.75 18.75], 'FaceColor',[0 0 0]);
rectangle('Position',[168.75 -562.5 18.75 18.75], 'FaceColor',[1 1 1]);
rectangle('Position',[187.5 -543.75 18.75 18.75], 'FaceColor',[0 0 0]);
rectangle('Position',[206.25 -543.75 18.75 18.75], 'FaceColor',[0 0 0]);
rectangle('Position',[187.5 -562.5 18.75 18.75], 'FaceColor',[1 1 1]);
rectangle('Position',[206.25 -562.5 18.75 18.75], 'FaceColor',[1 1 1]);
rectangle('Position',[150 -581.25 18.75 18.75], 'FaceColor',[0 0 0]);
rectangle('Position',[168.75 -581.25 18.75 18.75], 'FaceColor',[1 1 1]);
rectangle('Position',[150 -600 18.75 18.75], 'FaceColor',[0 0 0]);
rectangle('Position',[168.75 -600 18.75 18.75], 'FaceColor',[0 0 0]);
rectangle('Position',[187.5 -581.25 18.75 18.75], 'FaceColor',[1 1 1]);
rectangle('Position',[206.25 -581.25 18.75 18.75], 'FaceColor',[1 1 1]);
rectangle('Position',[187.5 -600 18.75 18.75], 'FaceColor',[0 0 0]);
rectangle('Position',[206.25 -600 18.75 18.75], 'FaceColor',[0 0 0]);
rectangle('Position',[225 -543.75 18.75 18.75], 'FaceColor',[0 0 0]);
rectangle('Position',[243.75 -543.75 18.75 18.75], 'FaceColor',[0 0 0]);
rectangle('Position',[225 -562.5 18.75 18.75], 'FaceColor',[1 1 1]);
rectangle('Position',[243.75 -562.5 18.75 18.75], 'FaceColor',[1 1 1]);
rectangle('Position',[262.5 -543.75 18.75 18.75], 'FaceColor',[0 0 0]);
rectangle('Position',[281.25 -543.75 18.75 18.75], 'FaceColor',[1 1 1]);
rectangle('Position',[262.5 -562.5 18.75 18.75], 'FaceColor',[1 1 1]);
rectangle('Position',[281.25 -562.5 18.75 18.75], 'FaceColor',[1 1 1]);
rectangle('Position',[225 -581.25 18.75 18.75], 'FaceColor',[1 1 1]);
rectangle('Position',[243.75 -581.25 18.75 18.75], 'FaceColor',[1 1 1]);
rectangle('Position',[225 -600 18.75 18.75], 'FaceColor',[0 0 0]);
rectangle('Position',[243.75 -600 18.75 18.75], 'FaceColor',[0 0 0]);
rectangle('Position',[262.5 -581.25 18.75 18.75], 'FaceColor',[1 1 1]);
rectangle('Position',[281.25 -581.25 18.75 18.75], 'FaceColor',[1 1 1]);
rectangle('Position',[262.5 -600 18.75 18.75], 'FaceColor',[0 0 0]);
rectangle('Position',[281.25 -600 18.75 18.75], 'FaceColor',[0 0 0]);
rectangle('Position',[337.5 -318.75 18.75 18.75], 'FaceColor',[0 0 0]);
rectangle('Position',[356.25 -318.75 18.75 18.75], 'FaceColor',[0 0 0]);
rectangle('Position',[337.5 -337.5 18.75 18.75], 'FaceColor',[0 0 0]);
rectangle('Position',[356.25 -337.5 18.75 18.75], 'FaceColor',[1 1 1]);
rectangle('Position',[337.5 -356.25 18.75 18.75], 'FaceColor',[0 0 0]);
rectangle('Position',[356.25 -356.25 18.75 18.75], 'FaceColor',[1 1 1]);
rectangle('Position',[337.5 -375 18.75 18.75], 'FaceColor',[0 0 0]);
rectangle('Position',[356.25 -375 18.75 18.75], 'FaceColor',[1 1 1]);
rectangle('Position',[375 -318.75 18.75 18.75], 'FaceColor',[0 0 0]);
rectangle('Position',[393.75 -318.75 18.75 18.75], 'FaceColor',[1 1 1]);
rectangle('Position',[375 -337.5 18.75 18.75], 'FaceColor',[1 1 1]);
rectangle('Position',[393.75 -337.5 18.75 18.75], 'FaceColor',[1 1 1]);
rectangle('Position',[300 -393.75 18.75 18.75], 'FaceColor',[0 0 0]);
rectangle('Position',[318.75 -393.75 18.75 18.75], 'FaceColor',[0 0 0]);
rectangle('Position',[300 -412.5 18.75 18.75], 'FaceColor',[1 1 1]);
rectangle('Position',[318.75 -412.5 18.75 18.75], 'FaceColor',[1 1 1]);
rectangle('Position',[337.5 -393.75 18.75 18.75], 'FaceColor',[0 0 0]);
rectangle('Position',[356.25 -393.75 18.75 18.75], 'FaceColor',[1 1 1]);
rectangle('Position',[337.5 -412.5 18.75 18.75], 'FaceColor',[1 1 1]);
rectangle('Position',[356.25 -412.5 18.75 18.75], 'FaceColor',[1 1 1]);
rectangle('Position',[525 -318.75 18.75 18.75], 'FaceColor',[1 1 1]);
rectangle('Position',[543.75 -318.75 18.75 18.75], 'FaceColor',[0 0 0]);
rectangle('Position',[525 -337.5 18.75 18.75], 'FaceColor',[1 1 1]);
rectangle('Position',[543.75 -337.5 18.75 18.75], 'FaceColor',[0 0 0]);
rectangle('Position',[562.5 -356.25 18.75 18.75], 'FaceColor',[1 1 1]);
rectangle('Position',[581.25 -356.25 18.75 18.75], 'FaceColor',[0 0 0]);
rectangle('Position',[562.5 -375 18.75 18.75], 'FaceColor',[1 1 1]);
rectangle('Position',[581.25 -375 18.75 18.75], 'FaceColor',[0 0 0]);
rectangle('Position',[562.5 -393.75 18.75 18.75], 'FaceColor',[1 1 1]);
rectangle('Position',[581.25 -393.75 18.75 18.75], 'FaceColor',[0 0 0]);
rectangle('Position',[562.5 -412.5 18.75 18.75], 'FaceColor',[1 1 1]);
rectangle('Position',[581.25 -412.5 18.75 18.75], 'FaceColor',[0 0 0]);
rectangle('Position',[300 -468.75 18.75 18.75], 'FaceColor',[0 0 0]);
rectangle('Position',[318.75 -468.75 18.75 18.75], 'FaceColor',[0 0 0]);
rectangle('Position',[300 -487.5 18.75 18.75], 'FaceColor',[1 1 1]);
rectangle('Position',[318.75 -487.5 18.75 18.75], 'FaceColor',[0 0 0]);
rectangle('Position',[300 -506.25 18.75 18.75], 'FaceColor',[1 1 1]);
rectangle('Position',[318.75 -506.25 18.75 18.75], 'FaceColor',[0 0 0]);
rectangle('Position',[300 -525 18.75 18.75], 'FaceColor',[1 1 1]);
rectangle('Position',[318.75 -525 18.75 18.75], 'FaceColor',[0 0 0]);
rectangle('Position',[375 -506.25 18.75 18.75], 'FaceColor',[1 1 1]);
rectangle('Position',[393.75 -506.25 18.75 18.75], 'FaceColor',[1 1 1]);
rectangle('Position',[375 -525 18.75 18.75], 'FaceColor',[0 0 0]);
rectangle('Position',[393.75 -525 18.75 18.75], 'FaceColor',[0 0 0]);
rectangle('Position',[412.5 -506.25 18.75 18.75], 'FaceColor',[1 1 1]);
rectangle('Position',[431.25 -506.25 18.75 18.75], 'FaceColor',[1 1 1]);
rectangle('Position',[412.5 -525 18.75 18.75], 'FaceColor',[0 0 0]);
rectangle('Position',[431.25 -525 18.75 18.75], 'FaceColor',[1 1 1]);
rectangle('Position',[300 -543.75 18.75 18.75], 'FaceColor',[1 1 1]);
rectangle('Position',[318.75 -543.75 18.75 18.75], 'FaceColor',[0 0 0]);
rectangle('Position',[300 -562.5 18.75 18.75], 'FaceColor',[1 1 1]);
rectangle('Position',[318.75 -562.5 18.75 18.75], 'FaceColor',[0 0 0]);
rectangle('Position',[300 -581.25 18.75 18.75], 'FaceColor',[1 1 1]);
rectangle('Position',[318.75 -581.25 18.75 18.75], 'FaceColor',[0 0 0]);
rectangle('Position',[300 -600 18.75 18.75], 'FaceColor',[0 0 0]);
rectangle('Position',[318.75 -600 18.75 18.75], 'FaceColor',[0 0 0]);
rectangle('Position',[375 -543.75 18.75 18.75], 'FaceColor',[0 0 0]);
rectangle('Position',[393.75 -543.75 18.75 18.75], 'FaceColor',[0 0 0]);
rectangle('Position',[375 -562.5 18.75 18.75], 'FaceColor',[1 1 1]);
rectangle('Position',[393.75 -562.5 18.75 18.75], 'FaceColor',[1 1 1]);
rectangle('Position',[412.5 -543.75 18.75 18.75], 'FaceColor',[0 0 0]);
rectangle('Position',[431.25 -543.75 18.75 18.75], 'FaceColor',[1 1 1]);
rectangle('Position',[412.5 -562.5 18.75 18.75], 'FaceColor',[1 1 1]);
rectangle('Position',[431.25 -562.5 18.75 18.75], 'FaceColor',[1 1 1]);
rectangle('Position',[375 -581.25 18.75 18.75], 'FaceColor',[1 1 1]);
rectangle('Position',[393.75 -581.25 18.75 18.75], 'FaceColor',[1 1 1]);
rectangle('Position',[375 -600 18.75 18.75], 'FaceColor',[0 0 0]);
rectangle('Position',[393.75 -600 18.75 18.75], 'FaceColor',[0 0 0]);
rectangle('Position',[412.5 -581.25 18.75 18.75], 'FaceColor',[1 1 1]);
rectangle('Position',[431.25 -581.25 18.75 18.75], 'FaceColor',[1 1 1]);
rectangle('Position',[412.5 -600 18.75 18.75], 'FaceColor',[0 0 0]);
rectangle('Position',[431.25 -600 18.75 18.75], 'FaceColor',[0 0 0]);
rectangle('Position',[450 -468.75 18.75 18.75], 'FaceColor',[0 0 0]);
rectangle('Position',[468.75 -468.75 18.75 18.75], 'FaceColor',[0 0 0]);
rectangle('Position',[450 -487.5 18.75 18.75], 'FaceColor',[1 1 1]);
rectangle('Position',[468.75 -487.5 18.75 18.75], 'FaceColor',[1 1 1]);
rectangle('Position',[525 -468.75 18.75 18.75], 'FaceColor',[0 0 0]);
rectangle('Position',[543.75 -468.75 18.75 18.75], 'FaceColor',[0 0 0]);
rectangle('Position',[525 -487.5 18.75 18.75], 'FaceColor',[1 1 1]);
rectangle('Position',[543.75 -487.5 18.75 18.75], 'FaceColor',[1 1 1]);
rectangle('Position',[562.5 -468.75 18.75 18.75], 'FaceColor',[0 0 0]);
rectangle('Position',[581.25 -468.75 18.75 18.75], 'FaceColor',[0 0 0]);
rectangle('Position',[562.5 -487.5 18.75 18.75], 'FaceColor',[1 1 1]);
rectangle('Position',[581.25 -487.5 18.75 18.75], 'FaceColor',[0 0 0]);
rectangle('Position',[562.5 -506.25 18.75 18.75], 'FaceColor',[1 1 1]);
rectangle('Position',[581.25 -506.25 18.75 18.75], 'FaceColor',[0 0 0]);
rectangle('Position',[562.5 -525 18.75 18.75], 'FaceColor',[1 1 1]);
rectangle('Position',[581.25 -525 18.75 18.75], 'FaceColor',[0 0 0]);
rectangle('Position',[487.5 -543.75 18.75 18.75], 'FaceColor',[0 0 0]);
rectangle('Position',[506.25 -543.75 18.75 18.75], 'FaceColor',[0 0 0]);
rectangle('Position',[487.5 -562.5 18.75 18.75], 'FaceColor',[1 1 1]);
rectangle('Position',[506.25 -562.5 18.75 18.75], 'FaceColor',[1 1 1]);
rectangle('Position',[450 -581.25 18.75 18.75], 'FaceColor',[1 1 1]);
rectangle('Position',[468.75 -581.25 18.75 18.75], 'FaceColor',[1 1 1]);
rectangle('Position',[450 -600 18.75 18.75], 'FaceColor',[0 0 0]);
rectangle('Position',[468.75 -600 18.75 18.75], 'FaceColor',[0 0 0]);
rectangle('Position',[487.5 -581.25 18.75 18.75], 'FaceColor',[1 1 1]);
rectangle('Position',[506.25 -581.25 18.75 18.75], 'FaceColor',[1 1 1]);
rectangle('Position',[487.5 -600 18.75 18.75], 'FaceColor',[0 0 0]);
rectangle('Position',[506.25 -600 18.75 18.75], 'FaceColor',[0 0 0]);
rectangle('Position',[562.5 -543.75 18.75 18.75], 'FaceColor',[1 1 1]);
rectangle('Position',[581.25 -543.75 18.75 18.75], 'FaceColor',[0 0 0]);
rectangle('Position',[562.5 -562.5 18.75 18.75], 'FaceColor',[1 1 1]);
rectangle('Position',[581.25 -562.5 18.75 18.75], 'FaceColor',[0 0 0]);
rectangle('Position',[525 -581.25 18.75 18.75], 'FaceColor',[1 1 1]);
rectangle('Position',[543.75 -581.25 18.75 18.75], 'FaceColor',[1 1 1]);
rectangle('Position',[525 -600 18.75 18.75], 'FaceColor',[0 0 0]);
rectangle('Position',[543.75 -600 18.75 18.75], 'FaceColor',[0 0 0]);
rectangle('Position',[562.5 -581.25 18.75 18.75], 'FaceColor',[1 1 1]);
rectangle('Position',[581.25 -581.25 18.75 18.75], 'FaceColor',[0 0 0]);
rectangle('Position',[562.5 -600 18.75 18.75], 'FaceColor',[0 0 0]);
rectangle('Position',[581.25 -600 18.75 18.75], 'FaceColor',[0 0 0]);
X=[560,543.75,543.75,515.625,496.875,478.125,459.375,459.375,478.125,496.875,515.625,515.625,515.625,496.875,468.75,431.25,393.75,365.625,346.875,328.125,309.375,281.25,243.75,281.25,243.75,206.25,168.75,131.25,93.75,103.125,103.125,103.125,103.125,93.75,56.25,40];
Y=[-40,-56.25,-93.75,-121.875,-121.875,-121.875,-140.625,-159.375,-178.125,-178.125,-196.875,-215.625,-234.375,-253.125,-281.25,-318.75,-356.25,-384.375,-403.125,-403.125,-403.125,-393.75,-393.75,-356.25,-318.75,-281.25,-243.75,-206.25,-168.75,-140.625,-121.875,-103.125,-84.375,-56.25,-56.25,-40];
hold on;
plot(X,Y,'r');
plot(X,Y,'bo');
legend('2091.88','Location','southoutside');
